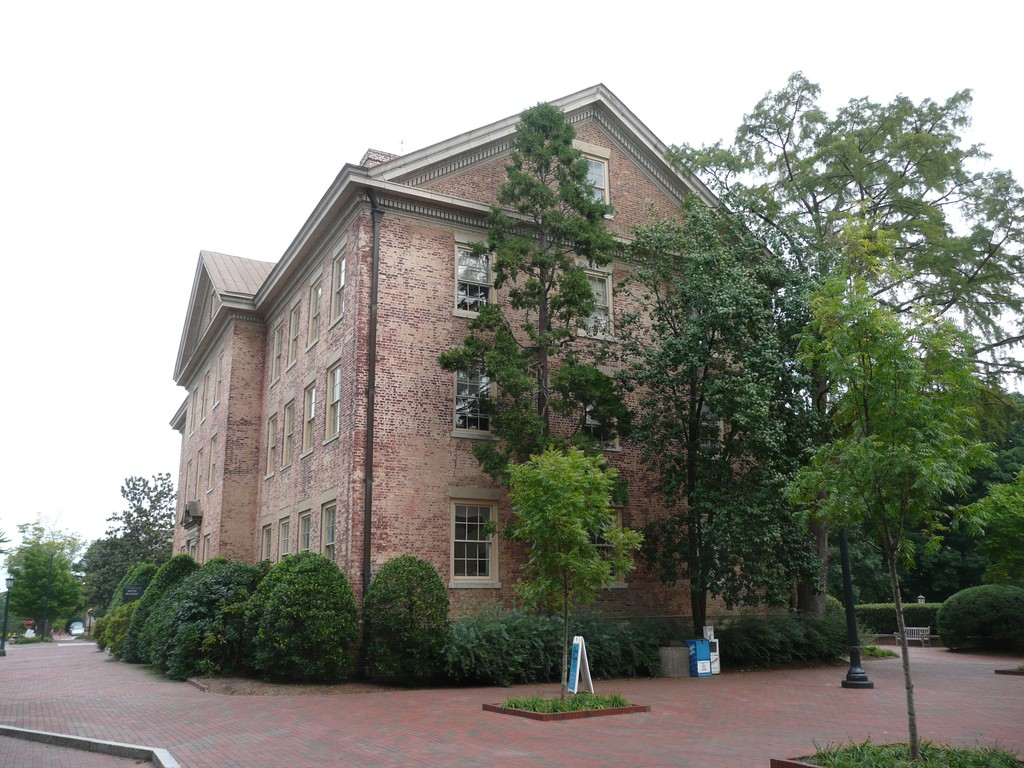
#> input picture datasets/south_building/images/P1180141.JPG, 1024 x 768 px
$ python -i registration.py   (imports and definitions only)
#> lines starting #> are read from the running program, lines starting #| are printed output that depends on the picture
"""Register two photographs of one room from metric depth + matched image features.

Structure-from-motion (COLMAP) is the usual way to place photos in one space, and it fails on few, low-overlap or generated
photos. Here every photo already has metric depth (``perception.layout.learned_models``), so a feature match lifts to a 3D-3D
correspondence and the rigid motion between the two cameras follows from a robust Kabsch fit: SIFT matches -> back-project with
each photo's depth -> RANSAC rigid transform -> refit on the inliers.

``register_pair`` returns the pose of the SOURCE camera in the REFERENCE camera's frame (``p_ref = R @ p_src + t``) or ``None``
when the photos cannot be placed together (too few consistent matches). It never returns a low-confidence pose: refusing is
the honest answer, and the caller then leaves that photo out and says so.
"""
from __future__ import annotations

import math
from dataclasses import dataclass
from typing import Dict, Optional, Sequence, Tuple

import cv2
import numpy as np

#: matches deeper than this are dropped: indoor metric depth is unreliable there and far points dominate rotation errors
MAX_MATCH_DEPTH_M = 8.0
MIN_MATCH_DEPTH_M = 0.3
RATIO = 0.8
RANSAC_ITERS = 1500
#: inlier band: a base error plus a fraction of the range (monocular depth error grows with distance)
INLIER_BASE_M = 0.10
INLIER_DEPTH_FRACTION = 0.03
MIN_INLIERS = 25
MIN_INLIER_RATIO = 0.25
MAX_SIFT_SIDE = 1000
#: the inliers must spread over more than a line (second singular value, metres) or the rotation is undetermined
MIN_SPREAD_M = 0.3


@dataclass(frozen=True)
class Registration:
    R: np.ndarray  # source -> reference rotation
    t: np.ndarray  # source camera position in the reference frame
    inliers: int
    n_matches: int
    rms_m: float


def _gray(rgb: np.ndarray) -> np.ndarray:
    return rgb if rgb.ndim == 2 else cv2.cvtColor(rgb, cv2.COLOR_RGB2GRAY)
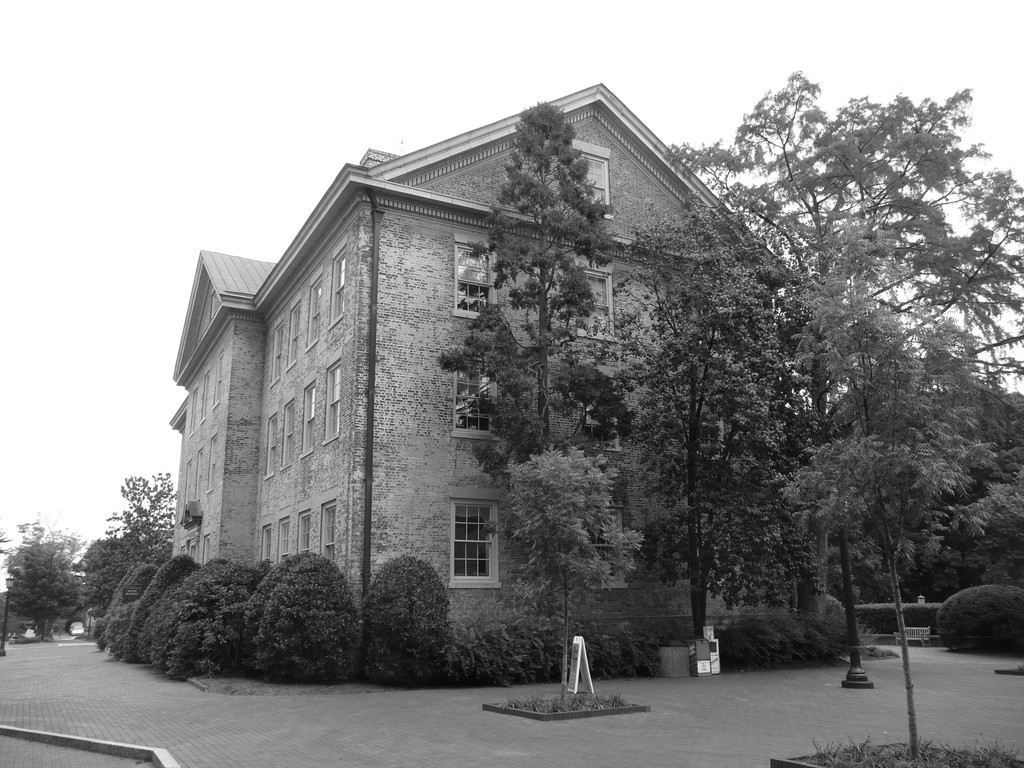
#> returned value: shape (768, 1024); min 1, max 255, mean 140.6


def _features(gray: np.ndarray):
    h, w = gray.shape
#> h = 768; w = 1024
    s = min(1.0, MAX_SIFT_SIDE / float(max(h, w)))
#> s = 0.977
    small = cv2.resize(gray, (int(round(w * s)), int(round(h * s))), interpolation=cv2.INTER_AREA) if s < 1.0 else gray
    kps, desc = cv2.SIFT_create(nfeatures=4000).detectAndCompute(small, None)
#> kps = 4001 keypoints; strongest (x, y, size): (769, 396, 2.9), (755, 293, 2), (791, 390, 2.6), (783, 382, 3.3)
    pts = np.array([k.pt for k in kps], dtype=np.float64) / s if kps else np.zeros((0, 2))
#> pts = 4001 pairs, first value 3.68 to 1021.1, second value 75.38 to 764.2
    return pts, desc


# [19 lines left out: functions _lift, _kabsch, not called in this run]


def compute_features(rgb: np.ndarray):
    """SIFT keypoints (pixel coordinates in the image) + descriptors; computed once per photo and reused for every pair."""
    return _features(_gray(rgb))


# [60 lines left out: functions _register_features, register_pair, not called in this run]


@dataclass(frozen=True)
class ViewsRegistration:
    #: name -> pose of that photo's camera in the REFERENCE photo's frame (the reference itself is the identity)
    poses: Dict[str, Registration]
    #: name -> why the photo could not be placed (it is left out of the fusion, never guessed)
    refused: Dict[str, str]
    #: (ref_name, src_name, inliers) for every pairwise registration that succeeded
    edges: Tuple[Tuple[str, str, int], ...]


# [47 lines left out: function register_views, not called in this run]

>>> import cv2
>>> picture = cv2.cvtColor(cv2.imread('../../datasets/south_building/images/P1180141.JPG'), cv2.COLOR_BGR2RGB)
>>> result = compute_features(picture)
#> result = 2 point arrays, longest 4001 points

$ run again, on datasets/south_building/images/P1180145.JPG
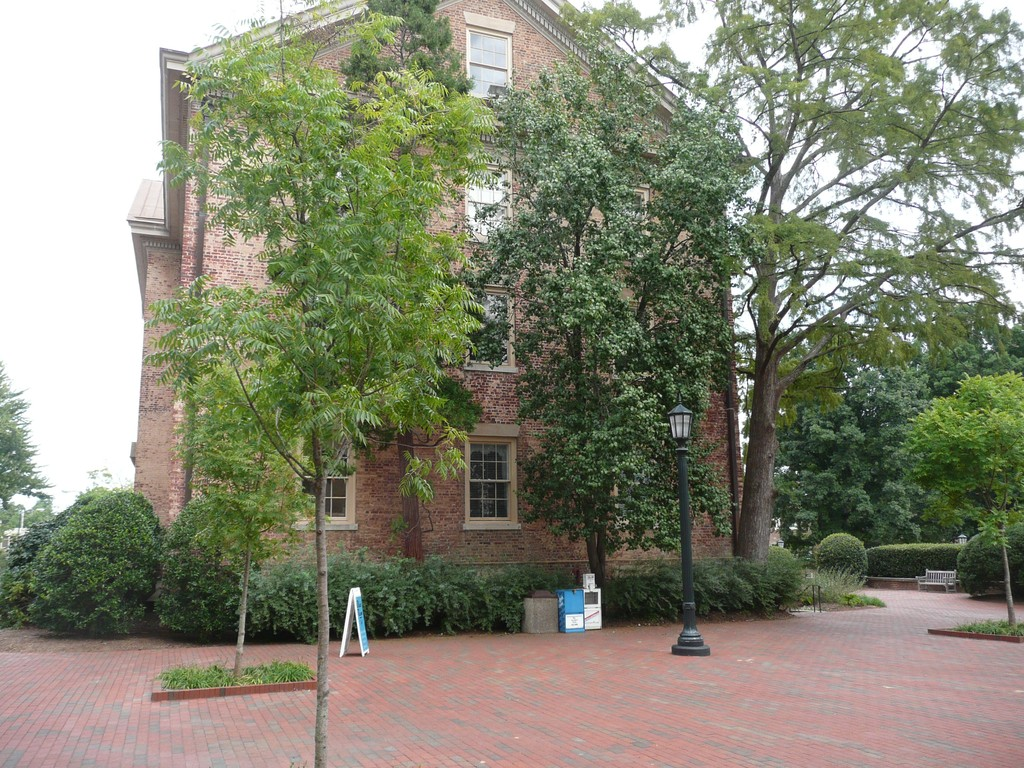
#> input picture datasets/south_building/images/P1180145.JPG, 1024 x 768 px
#> in _gray, `return rgb if rgb.ndim == 2 else cv2.cvtColor(rgb, cv2.COLOR_RGB2GRAY)`:
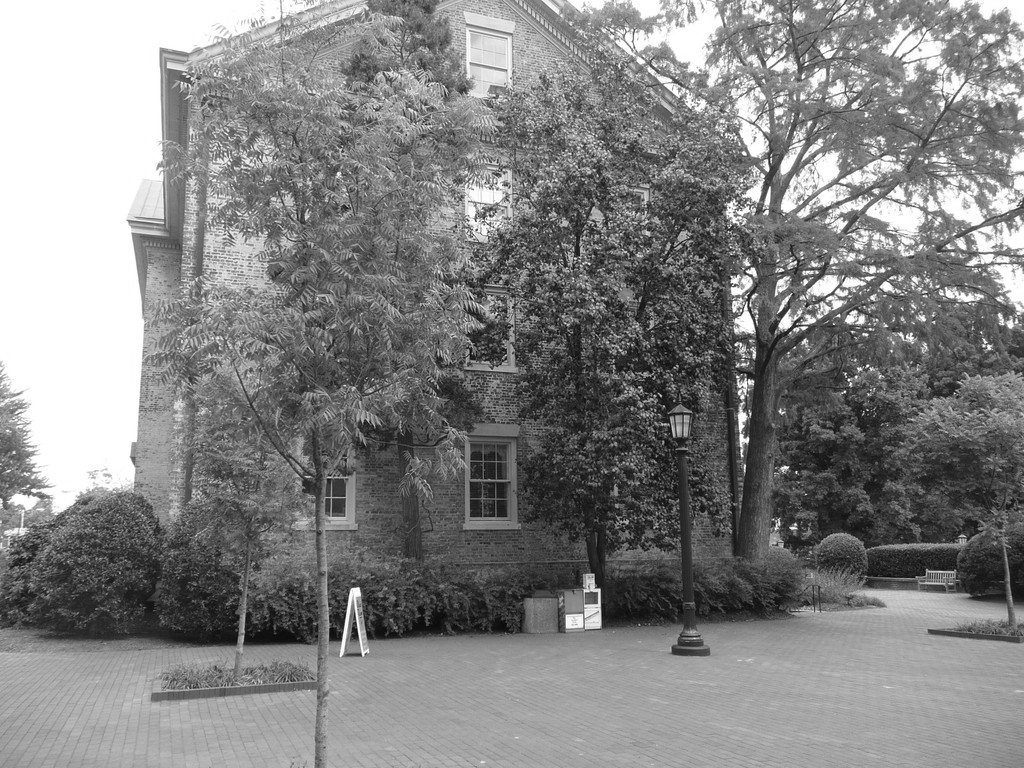
#> returned value: shape (768, 1024); min 2, max 255, mean 131.9
#> h = 768; w = 1024
#> s = 0.977
#> kps = 4000 keypoints; strongest (x, y, size): (347, 579, 8), (725, 407, 7.6), (767, 316, 7.9), (718, 336, 2)
#> pts = 4000 pairs, first value 2.35 to 1020.7, second value 2.97 to 761.8
#> result = 2 point arrays, longest 4000 points

$ run again, on datasets/south_building/images/P1180149.JPG
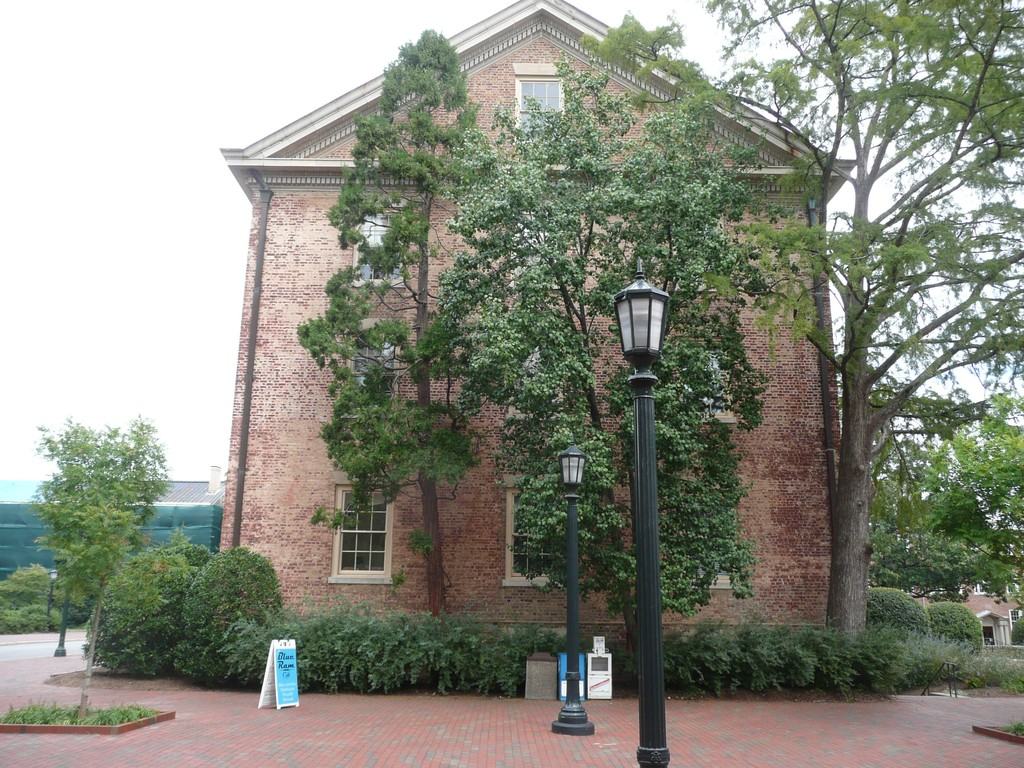
#> input picture datasets/south_building/images/P1180149.JPG, 1024 x 768 px
#> in _gray, `return rgb if rgb.ndim == 2 else cv2.cvtColor(rgb, cv2.COLOR_RGB2GRAY)`:
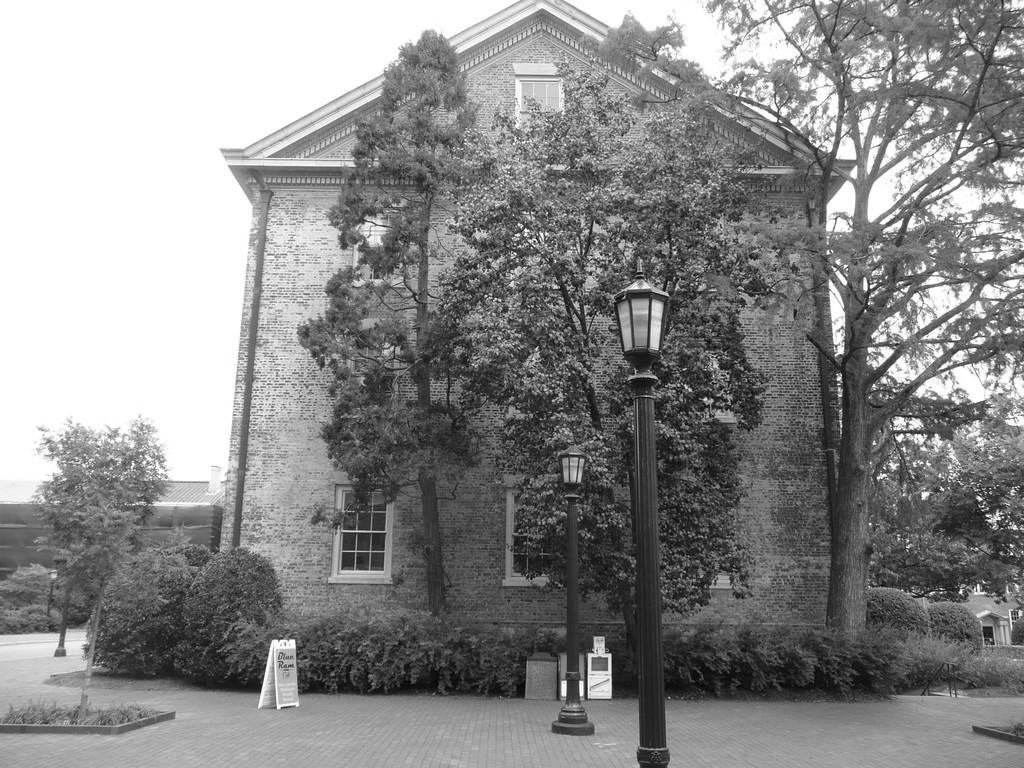
#> returned value: shape (768, 1024); min 2, max 255, mean 138.9
#> h = 768; w = 1024
#> s = 0.977
#> kps = 4001 keypoints; strongest (x, y, size): (964, 503, 1.8), (956, 487, 3.1), (878, 428, 4.5), (938, 578, 2.6)
#> pts = 4001 pairs, first value 12.14 to 1020.9, second value 2.59 to 755.6
#> result = 2 point arrays, longest 4001 points

$ run again, on datasets/south_building/images/P1180153.JPG
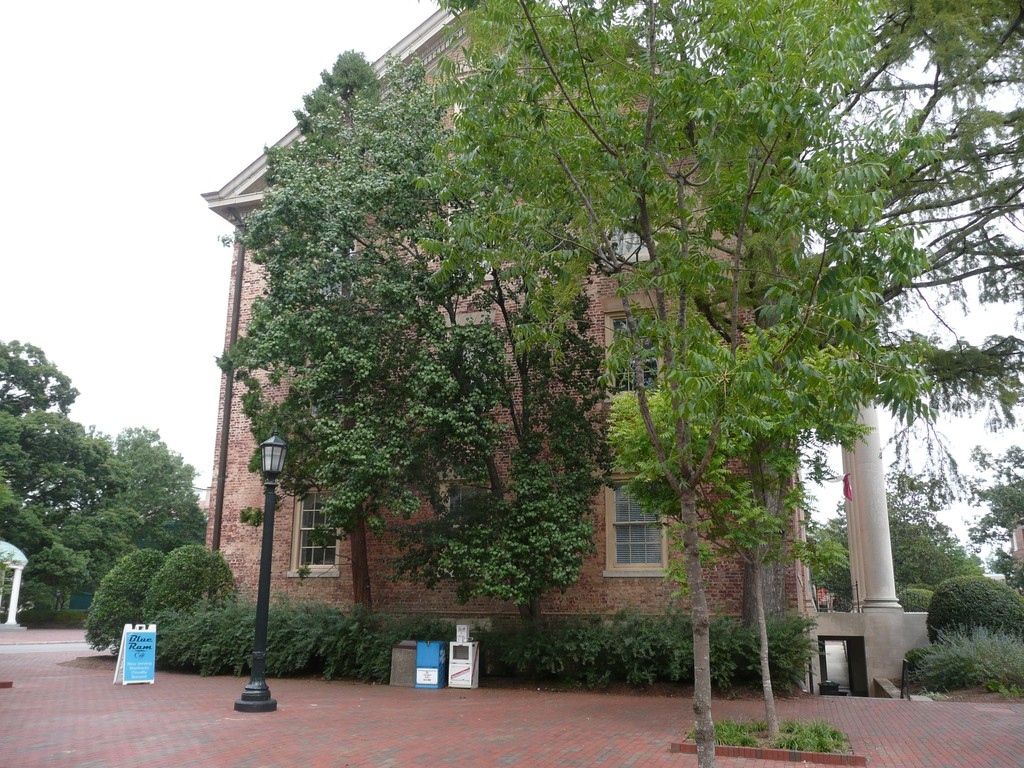
#> input picture datasets/south_building/images/P1180153.JPG, 1024 x 768 px
#> in _gray, `return rgb if rgb.ndim == 2 else cv2.cvtColor(rgb, cv2.COLOR_RGB2GRAY)`:
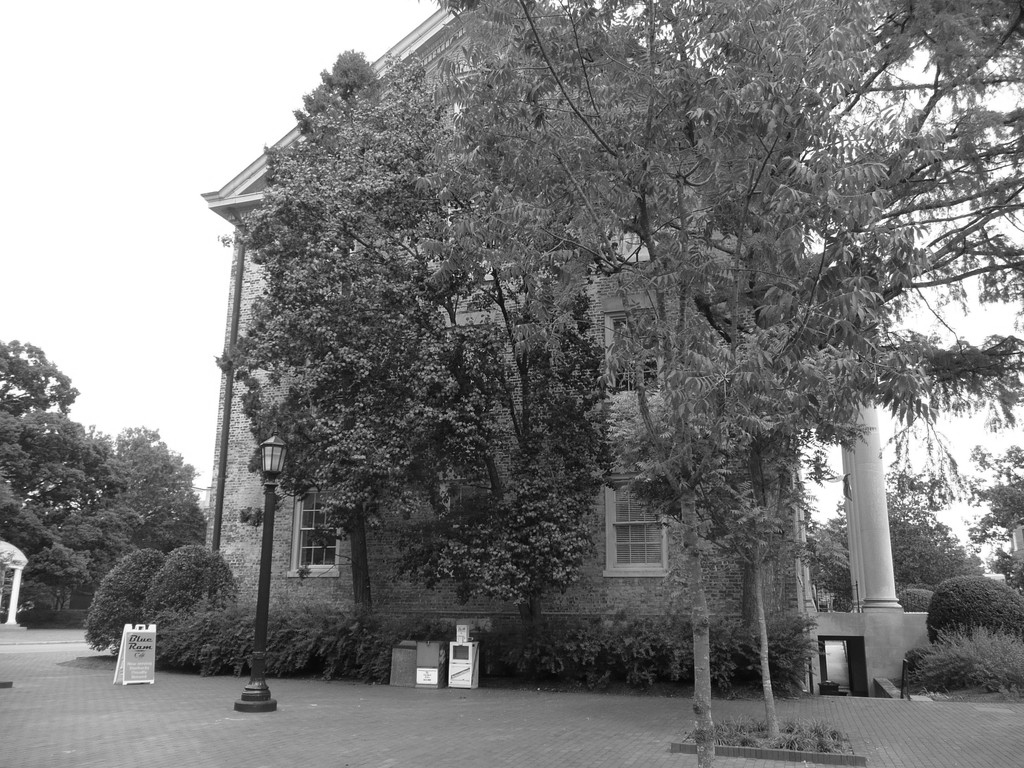
#> returned value: shape (768, 1024); min 2, max 255, mean 123.3
#> h = 768; w = 1024
#> s = 0.977
#> kps = 4000 keypoints; strongest (x, y, size): (882, 282, 1.8), (42, 369, 2.2), (976, 255, 5.2), (137, 613, 2.1)
#> pts = 4000 pairs, first value 2.44 to 1021.1, second value 2.38 to 750
#> result = 2 point arrays, longest 4000 points
